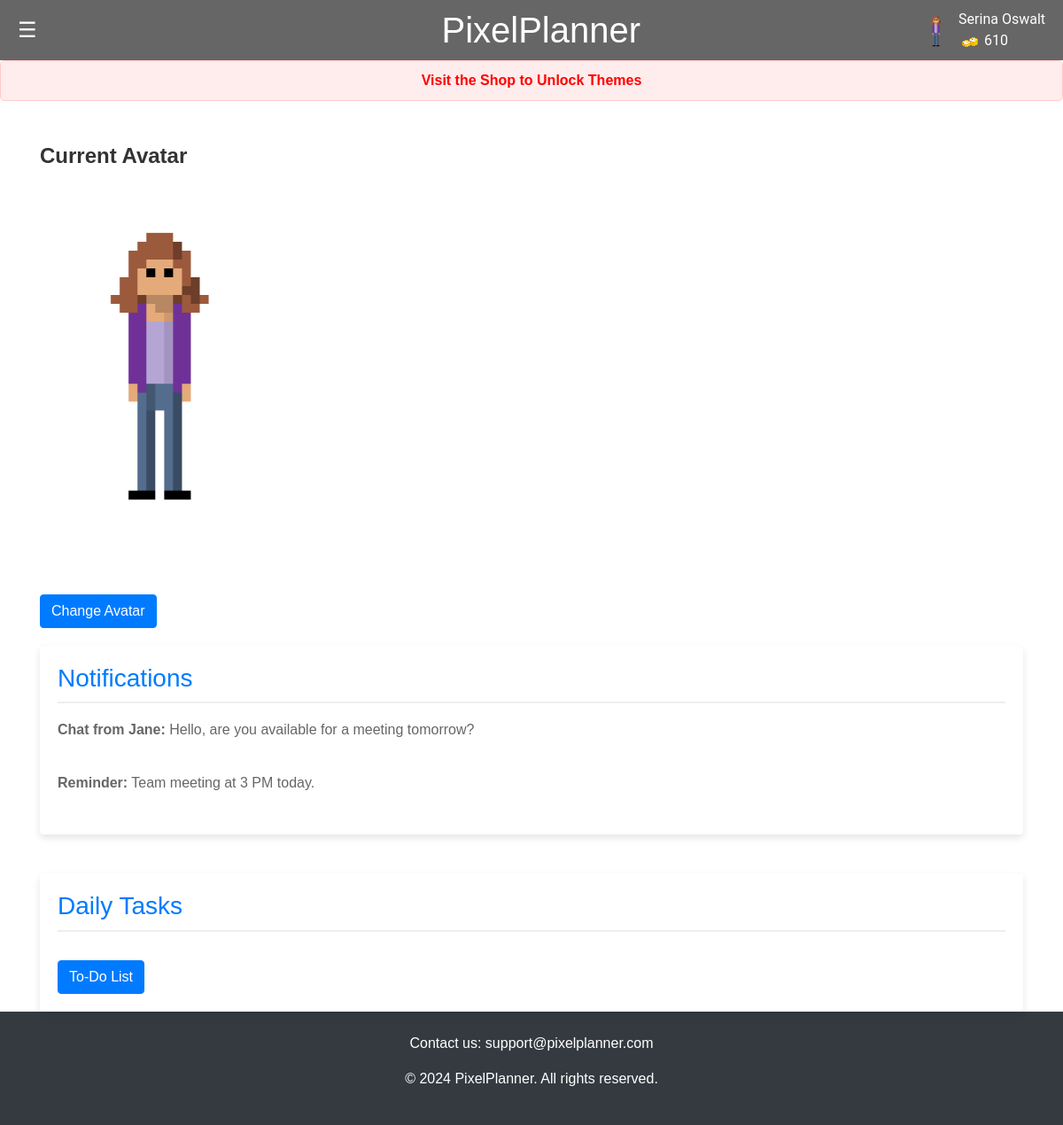
The page /dashboard (signed in) on the database its author committed.
### app.py (models this page shows, shortened)
class User(db.Model):
    id = db.Column(db.Integer, primary_key=True)
    name = db.Column(db.String(100), nullable=False)
    email = db.Column(db.String(100), unique=True)
    password = db.Column(db.String(100))
    canvas_api_key = db.Column(db.String(255))
    course_codes_list = db.Column(db.String(255))
    avatar = db.Column(db.String(255))
    coins = db.Column(db.Integer)
    color_picker_unlocked = db.Column(db.Boolean, default=False)  # New field

### app.py (the view)
@app.route('/dashboard')
def dashboard():
    if 'email' not in session:
        flash('Please log in to access the dashboard.')
        return redirect(url_for('login'))
    user = User.query.filter_by(email=session['email']).first()
    assignments = Todo.query.all()
    if not user:
        flash('User not found.')
        return redirect(url_for('login'))
    return render_template('dashboard.html', user=user, tasks = assignments)

### templates/dashboard.html (shortened to what this page needs)
<!DOCTYPE html>
<html lang="en">
<head>
  <link rel="stylesheet" href="https://cdn.jsdelivr.net/npm/bootstrap@4.6.2/dist/css/bootstrap.min.css">
  <link rel="stylesheet" href="/static/css/styles.css">
</head>
<header>
    <div class="menu-icon" onmouseover="openNav()" onmouseout="closeNav()">&#9776;</div>
    <h1>PixelPlanner</h1>
    <div class="profile-info">
        <img src="{{ url_for('static', filename='images/' + user.avatar) }}" alt="User Avatar" class="avatar">
        <div class="player-info">
            <span class="player-name">{{session.get('user_name', 'Guest')}}</span>
            <span class="player-coins"><img src="{{ url_for('static', filename='images/coin.png') }}" alt="Coin"> {{
                user.coins }}</span>
</header>
<body>
    {% if user.color_picker_unlocked %}
    <form class="color-picker">
        <fieldset>
            <legend class="visually-hidden">Pick a color scheme</legend>
            <label for="light" class="visually-hidden">Light Theme</label>
            <input type="radio" name="theme" id="light" checked>
            <label for="pink" class="visually-hidden">Pink Theme</label>
            <input type="radio" name="theme" id="pink">
            <label for="blue" class="visually-hidden">Blue Theme</label>
            <input type="radio" name="theme" id="blue">
            <label for="green" class="visually-hidden">Green</label>
            <input type="radio" name="theme" id="green">
            <label for="dark" class="visually-hidden">Dark</label>
            <input type="radio" name="theme" id="dark">
        </fieldset>
    </form>
    {% else %}
    <p class="locked-feature-notice">Visit the Shop to Unlock Themes</p>
    {% endif %}
<div class="container mt-5">
    <div class="row">
        <div class="col-md-6">
            <h3 class="avatar-header"> Current Avatar</h3>
            <img src="{{ url_for('static', filename='images/' + (user.avatar if user.avatar else 'pixelBoy.png')) }}" alt="User Avatar" class="user-avatar-large">
            <br>
            <a href="/shop" class="btn btn-primary mt-3">Change Avatar</a>
        </div>
        <div class="col-md-12">
            <div class="notification-box rounded">
                <h3>Notifications</h3>
                <p><strong>Chat from Jane:</strong> Hello, are you available for a meeting tomorrow?</p>
                <p><strong>Reminder:</strong> Team meeting at 3 PM today.</p>
            </div>
        </div>
        <div class="col-md-12 mt-4">
            <div class="task-box rounded">
                <h3>Daily Tasks</h3>
                <a href="/todo" class="btn btn-primary mt-3">To-Do List</a>
            </div>
        </div>
    </div>
</div>
<footer class="footer bg-dark text-white py-4">
    <div class="container text-center">
        <p>Contact us: support@pixelplanner.com</p>
        <p>&copy; 2024 PixelPlanner. All rights reserved.</p>
    </div>
</footer>
</body>
</html>

### static/css/styles.css (style rules this page uses)
body, html { height: 100%; margin: 0; padding: 0; font-family: Arial, sans-serif; background-color: var(--bg-color); color: var(--text-color); }
body, html { margin: 0; padding: 0; font-family: Arial, sans-serif; }
header { display: flex; justify-content: space-between; align-items: center; background-color: var(--notification-text-color); padding: 10px 20px; position: relative; }
header h1 { margin: 0; flex-grow: 1; text-align: center; color: var(--bg-color) }
.menu-icon { cursor: pointer; font-size: 24px; color: var(--bg-color); }
.profile-info { display: flex; align-items: center; position: absolute; top: 10px; right: 20px; font-family: 'Roboto', sans-serif; color: var(--bg-color); }
.avatar { height: 50px; width: auto; border-radius: 50%; }
.player-info { display: flex; flex-direction: column; margin-left: 10px }
body { font-family: Arial, sans-serif; background-color: var(--bg-color); margin: 0; padding: 0; }
.avatar-header { color: var(--avatar-header); font-size: 24px; font-weight: bold; }
.user-avatar-large { flex: 1; width: 50%; display: flex; justify-content: center; align-items: center; }
.rounded { background-color: var(--bg-color); padding: 20px; border-radius: 8px; box-shadow: 0px 4px 8px rgba(0,0,0,0.1); margin-top: 20px; }
.notification-box h3, .task-box h3 { color: var(--link-color); border-bottom: 2px solid var(--border-color); padding-bottom: 10px; }
.notification-box p, .task-box li a { padding: 10px 0; display: block; color: var(--notification-text-color); }
.notification-box, .task-box { background-color: var(--bg-color); padding: 20px; border-radius: 10px; box-shadow: 0 4px 8px rgba(0, 0, 0, 0.1); }
:root { --bg-color: #fff; --text-color: #333; --link-color: #007bff; --hover-bg-color: #cccccc; --hover-text-decoration: underline; --notification-text-color: #666; --border-color: #eee; }
a { color: var(--link-color); }
.locked-feature-notice { color: #ff0000; font-weight: bold; padding: 10px; background-color: #ffecec; border: 1px solid #ffcccc; border-radius: 5px; text-align: center; }

### rows shown on the page
User: avatar (picture), get "Serina Oswalt", coins "610"
